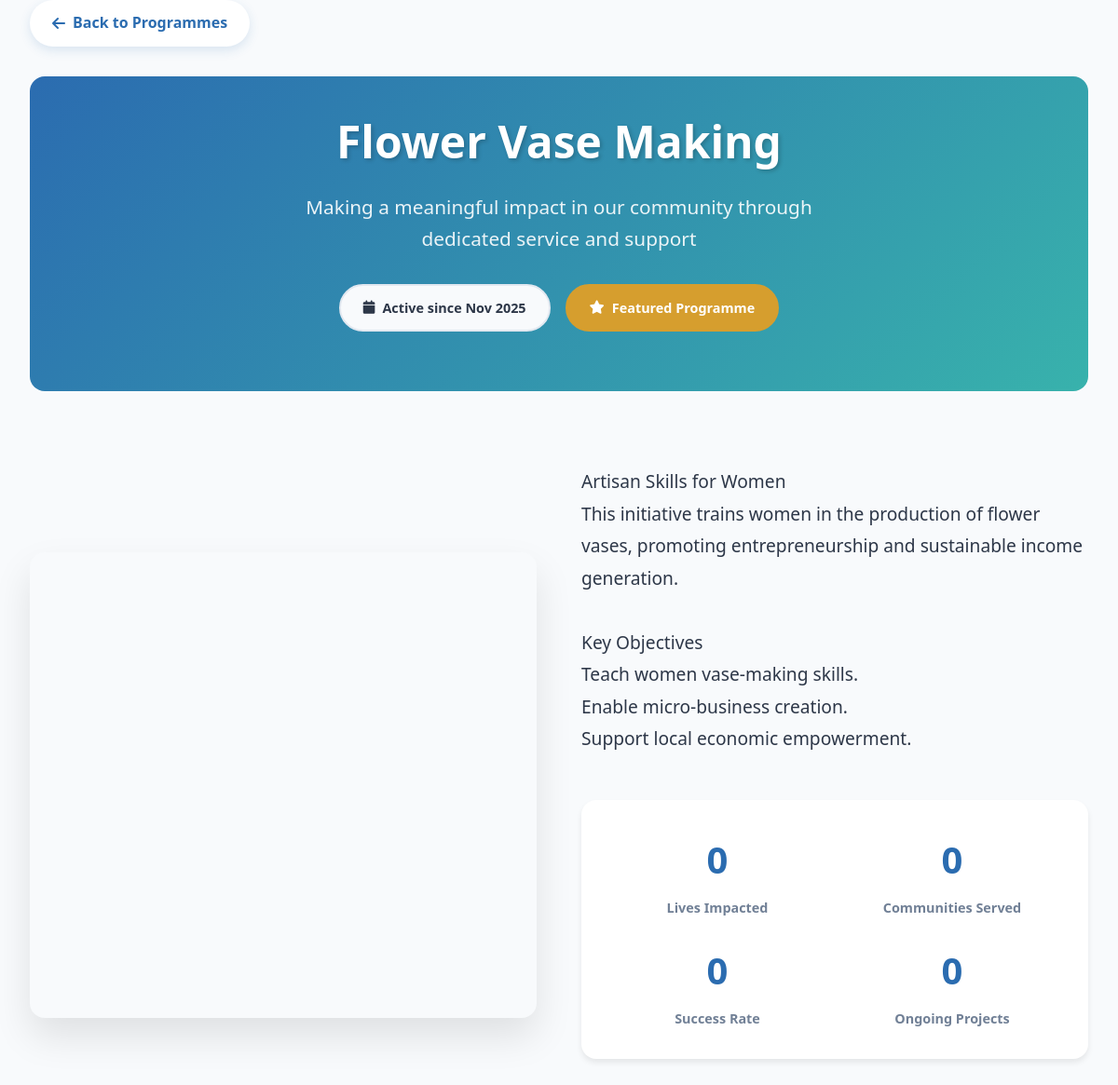
Screenshot of /programme_detail.php?id=5 with the database file from the repository.
### tables this page shows
CREATE TABLE `programmes` (
  `id` int(11) NOT NULL,
  `title` varchar(255) NOT NULL,
  `introduction` text DEFAULT NULL,
  `objectives` text DEFAULT NULL,
  `key_achievements` text DEFAULT NULL,
  `target_beneficiaries` varchar(255) DEFAULT NULL,
  `duration` varchar(100) DEFAULT NULL,
  `status` enum('active','completed','upcoming') DEFAULT 'active',
  `budget` decimal(12,2) DEFAULT NULL,
  `location` varchar(255) DEFAULT NULL,
  `partner_organizations` text DEFAULT NULL,
  `is_featured` tinyint(1) DEFAULT 0,
  `created_at` timestamp NOT NULL DEFAULT current_timestamp(),
  `updated_at` timestamp NOT NULL DEFAULT current_timestamp() ON UPDATE current_timestamp()
);

### public/programme_detail.php (the view, shortened to what this page needs)
<?php
require_once "../config/database.php";
$programme_id = $_GET['id'] ?? null;
$stmt = $pdo->prepare("SELECT * FROM programmes WHERE id = ?");
$stmt->execute([$programme_id]);
$programme = $stmt->fetch();
?>
<!DOCTYPE html>
<html lang="en">
<head>
    <link rel="stylesheet" href="https://cdnjs.cloudflare.com/ajax/libs/font-awesome/6.4.0/css/all.min.css">
</head>
<body>
    <div class="container">
        <a href="programmes.php" class="back-link">
            <i class="fas fa-arrow-left"></i> Back to Programmes
        </a>
        <section class="page-header fade-in">
            <div class="header-content">
                <h1><?= htmlspecialchars($programme['title']) ?></h1>
                <p class="page-subtitle">Making a meaningful impact in our community through dedicated service and support</p>
                <div class="programme-meta" style="justify-content: center; margin-top: 2rem;">
                    <span class="meta-badge">
                        <i class="fas fa-calendar"></i>
                        Active since <?= date('M Y', strtotime($programme['created_at'])) ?>
                    </span>
                    <?php if($programme['is_featured']): ?>
                        <span class="meta-badge featured-badge">
                            <i class="fas fa-star"></i> Featured Programme
                        </span>
                    <?php endif; ?>
                </div>
            </div>
        </section>
        <section class="programme-hero fade-in">
            <div class="hero-image">
            </div>
            <div class="hero-content">
                <div class="programme-description">
                    <?= nl2br(htmlspecialchars($programme['introduction'] ?? 'We are committed to making a positive difference through this programme. Our dedicated team works tirelessly to achieve meaningful outcomes and create lasting impact in the community.')) ?>
                </div>
                <div class="impact-stats">
                    <div class="impact-stat">
                        <div class="stat-number" data-count="1500">0</div>
                        <div class="stat-label">Lives Impacted</div>
                    </div>
                    <div class="impact-stat">
                        <div class="stat-number" data-count="12">0</div>
                        <div class="stat-label">Communities Served</div>
                    </div>
                    <div class="impact-stat">
                        <div class="stat-number" data-count="95">0</div>
                        <div class="stat-label">Success Rate</div>
                    </div>
                    <div class="impact-stat">
                        <div class="stat-number" data-count="24">0</div>
                        <div class="stat-label">Ongoing Projects</div>
                    </div>
                </div>
            </div>
        </section>
    </div>
</body>
</html>

### public/programme_detail.php (style rules this page uses)
:root { --primary: #2b6cb0; --primary-dark: #2c5282; --accent: #38b2ac; --success: #38a169; --warning: #d69e2e; --bg: #f8fafc; --card-bg: #ffffff; --text: #2d3748; --text-light: #718096; --text-muted: #a0aec0; --border: #e2e8f0; --shadow: rgba(0, 0, 0, 0.08); --shadow-md: rgba(0, 0, 0, 0.12); --radius: 16px; --radius-sm: 8px; --transition: all 0.3s cubic-bezier(0.4, 0, 0.2, 1); }
* { margin: 0; padding: 0; box-sizing: border-box; }
body { font-family: 'Segoe UI', system-ui, -apple-system, sans-serif; background: var(--bg); color: var(--text); line-height: 1.6; padding: 0; min-height: 100vh; }
.container { max-width: 1200px; margin: 0 auto; padding: 0 2rem; }
.page-header { margin-bottom: 3rem; padding: 2rem 0; background: linear-gradient(135deg, var(--primary) 0%, var(--accent) 100%); color: white; border-radius: var(--radius); overflow: hidden; }
.header-content { text-align: center; padding: 0 2rem; }
.header-content h1 { font-size: 3rem; font-weight: 800; margin-bottom: 1rem; text-shadow: 2px 2px 4px rgba(0,0,0,0.2); }
.page-subtitle { font-size: 1.3rem; opacity: 0.9; max-width: 600px; margin: 0 auto; }
.back-link { display: inline-flex; align-items: center; gap: 0.5rem; color: var(--primary); text-decoration: none; font-weight: 600; margin-bottom: 2rem; padding: 0.75rem 1.5rem; background: white; border-radius: 50px; box-shadow: 0 4px 12px rgba(43, 108, 176, 0.15); transition: var(--transition); }
.programme-hero { display: grid; grid-template-columns: 1fr 1fr; gap: 3rem; margin-bottom: 4rem; align-items: center; }
.hero-image { border-radius: var(--radius); overflow: hidden; height: 500px; background: var(--bg); display: flex; align-items: center; justify-content: center; box-shadow: 0 20px 40px rgba(0, 0, 0, 0.1); }
.hero-content { padding: 2rem 0; }
.programme-meta { display: flex; gap: 1rem; margin-bottom: 2rem; flex-wrap: wrap; }
.meta-badge { display: inline-flex; align-items: center; gap: 0.5rem; padding: 0.75rem 1.5rem; background: var(--bg); border-radius: 50px; font-size: 0.9rem; font-weight: 600; color: var(--text); border: 2px solid var(--border); }
.featured-badge { background: var(--warning); color: white; border-color: var(--warning); }
.programme-description { color: var(--text); line-height: 1.8; font-size: 1.2rem; margin-bottom: 2rem; }
.impact-stats { display: grid; grid-template-columns: repeat(auto-fit, minmax(150px, 1fr)); gap: 1.5rem; margin: 3rem 0; padding: 2rem; background: var(--card-bg); border-radius: var(--radius); box-shadow: 0 4px 6px var(--shadow); }
.impact-stat { text-align: center; }
.stat-number { font-size: 2.5rem; font-weight: 800; color: var(--primary); margin-bottom: 0.5rem; }
.stat-label { color: var(--text-light); font-size: 0.9rem; font-weight: 600; }
.fade-in { opacity: 0; transform: translateY(30px); transition: all 0.6s ease; }
.fade-in.visible { opacity: 1; transform: translateY(0); }

### rows the page displays
programmes: title "Flower Vase Making", created_at "Nov 2025", introduction "Artisan Skills for Women This initiative trains women in the production of flower vases, promoting entrepreneurship and sustainable income generation. Key Objectives Teach women vase-making skills. Enable micro-business creation. Support local economic empowerment."
